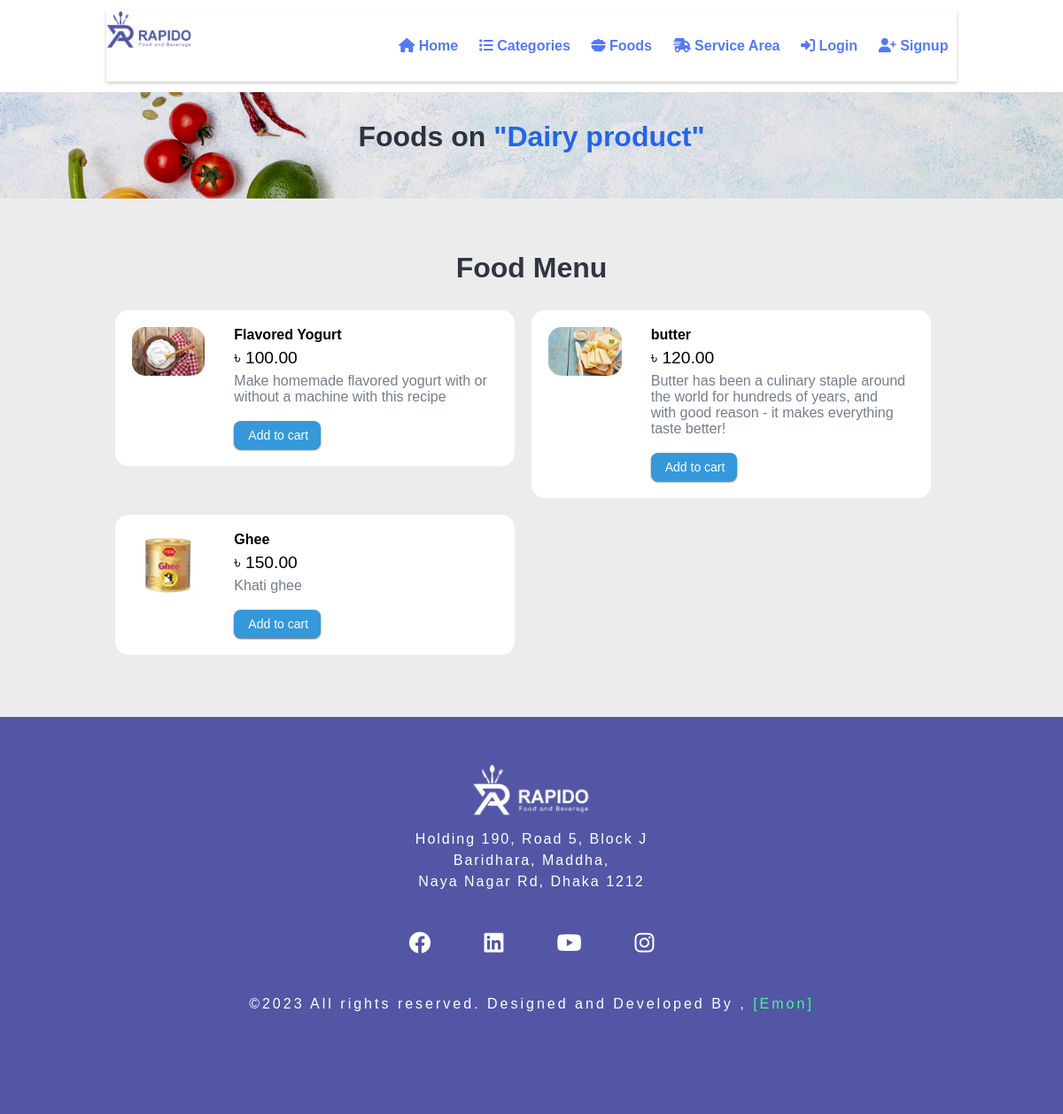
/category-foods.php?category_id=11, run on the app's committed database.
### tables this page shows
CREATE TABLE `tbl_category` (
  `id` int(10) unsigned NOT NULL AUTO_INCREMENT,
  `title` varchar(100) NOT NULL,
  `image_name` varchar(255) NOT NULL,
  `featured` varchar(10) NOT NULL,
  `active` varchar(10) NOT NULL,
  PRIMARY KEY (`id`)
);

CREATE TABLE `tbl_food` (
  `id` int(10) unsigned NOT NULL AUTO_INCREMENT,
  `title` varchar(100) NOT NULL,
  `description` text NOT NULL,
  `price` decimal(10,2) NOT NULL,
  `image_name` varchar(255) NOT NULL,
  `category_id` int(10) unsigned NOT NULL,
  `featured` varchar(10) NOT NULL,
  `active` varchar(10) NOT NULL,
  PRIMARY KEY (`id`)
);

### category-foods.php (the view, shortened to what this page needs)
<?php include('partials-front/menu.php'); ?>
<?php
    if(isset($_GET['category_id']))
    {
        $category_id = $_GET['category_id'];
        $sql = "SELECT title FROM tbl_category WHERE id=$category_id";
        $res = mysqli_query($conn, $sql);
        $row = mysqli_fetch_assoc($res);
        $category_title = $row['title'];
    }
    else
    {
        header('location:'.SITEURL);
    }
?>
<section class="food-search text-center">
    <div class="container">
        <h2>Foods on <a href="#" class="text-white">"<?php echo $category_title; ?>"</a></h2>
    </div>
</section>
<section class="food-menu">
    <div class="container">
        <h2 class="text-center">Food Menu</h2>
        <?php
            $sql2 = "SELECT * FROM tbl_food WHERE category_id=$category_id";
            $res2 = mysqli_query($conn, $sql2);
            $count2 = mysqli_num_rows($res2);
            if($count2>0)
            {
                while($row2=mysqli_fetch_assoc($res2))
                {
                    $title = $row2['title'];
                    $price = $row2['price'];
                    $description = $row2['description'];
                    $image_name = $row2['image_name'];
                    ?>
                    <form method="POST">
                        <div class="food-menu-box">
                            <div class="food-menu-img">
                                <?php
                                    if($image_name=="")
                                    {
                                        echo "<div class='error'>Image not Available.</div>";
                                    }
                                    else
                                    {
                                        ?>
                                        <img src="<?php echo SITEURL; ?>images/food/<?php echo $image_name; ?>" alt="Chicke Hawain Pizza" class="img-responsive img-curve">
                                        <?php
                                    }
                                ?>
                            </div>
                            <div class="food-menu-desc">
                                <h4><?php echo $title; ?></h4>
                                <p class="food-price">৳ <?php echo $price; ?></p>
                                <p class="food-detail">
                                    <?php echo $description; ?>
                                </p>
                                <br>
                                <input type="submit" name="add_to_card" value="Add to cart" class="btn btn-primary">
                            </div>
                        </div>
                    </form>
                    <?php
                }
            }
            else
            {
                echo "<div class='error'>Food not Available.</div>";
            }
        ?>
    </div>
</section>
<?php include('partials-front/footer.php'); ?>

### css/style.css (style rules this page uses)
body { margin: 0; padding: 0; }
* { margin: 0 0; padding: 0 0; font-family: Arial, Helvetica, sans-serif; }
.container { width: 80%; margin: 0 auto; padding: 1%; }
.img-responsive { width: 100%; }
.img-curve { border-radius: 15px; }
.text-center { text-align: center; }
.text-white { color: #256af5; }
a { color: #5379f8; text-decoration: none; }
.btn { padding: 1%; border: none; font-size: 1rem; border-radius: 5px; }
.btn-primary { background: #3498db; background-image: -webkit-linear-gradient(top, #3498db, #2980b9); background-image: -moz-linear-gradient(top, #3498db, #2980b9); background-image: -ms-linear-gradient(top, #3498db, #2980b9); background-image: -o-linear-gradient(top, #3498db, #2980b9); background-image: linear-gradient(to bottom, #3498db, #2980b9); -webkit-border-radius: 8; -moz-border-radius: 8; border-radius: 8px; -webkit-box-shadow: 0px 1px 2px #666666; -moz-box-shadow: 0px 1px 2px #666666; box-shadow: 0px 1px 2px #666666; font-family: Arial; color: #ffffff; font-size: 14px; background: #3498db; padding: 8px 14px 8px 16px; text-decoration: none; cursor: pointer; }
h2 { color: #2f3542; font-size: 2rem; margin-bottom: 2%; }
.food-search { background-image: url(../images/bg.jpg); background-size: cover; background-repeat: no-repeat; background-position: center; padding: 20px 0; filter: brightness(95%); }
.food-menu { background-color: #ececec; padding: 4% 0; }
.food-menu-box { width: 43%; margin: 1%; padding: 2%; float: left; background-color: white; border-radius: 15px; }
.food-menu-img { width: 20%; float: left; }
.food-menu-desc { width: 70%; float: left; margin-left: 8%; }
.food-price { font-size: 1.2rem; margin: 2% 0; }
.food-detail { font-size: 1rem; color: #747d8c; }

### partials-front/menu.php (style rules this page uses)
body { font-family: Arial, sans-serif; margin: 0; padding: 0; }

### data on the page
tbl_category: title "Dairy product"
tbl_food: image_name (picture), title "Flavored Yogurt", price "100.00", description "Make homemade flavored yogurt with or without a machine with this recipe"
tbl_food: image_name (picture), title "butter", price "120.00", description "Butter has been a culinary staple around the world for hundreds of years, and with good reason - it makes everything taste better!"
tbl_food: image_name (picture), title "Ghee", price "150.00", description "Khati ghee"
